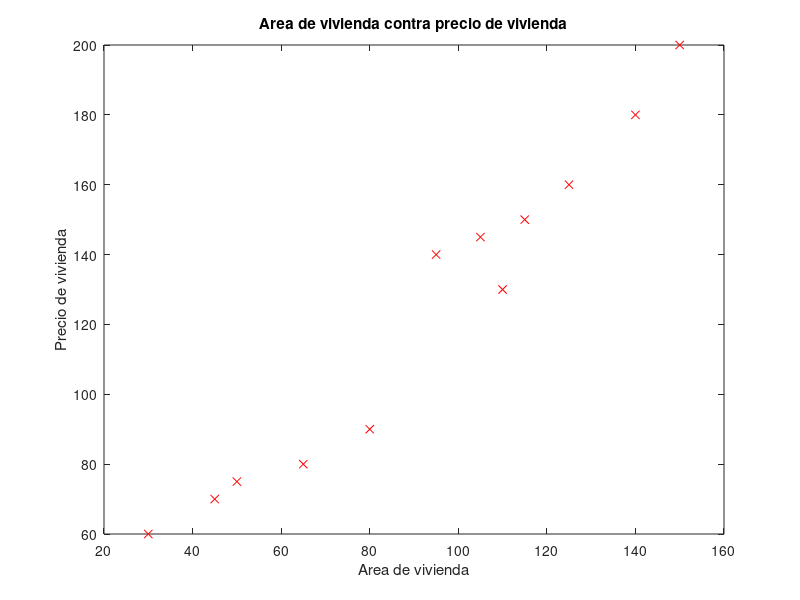

This figure's MATLAB source:
x = [30 45 50 65 80 95 105 110 115 125 140 150];
y = [60 70 75 80 90 140 145 130 150 160 180 200];

plot(x, y, 'rx', 'MarkerSize', 6);
title('Area de vivienda contra precio de vivienda');
xlabel('Area de vivienda');
ylabel('Precio de vivienda');